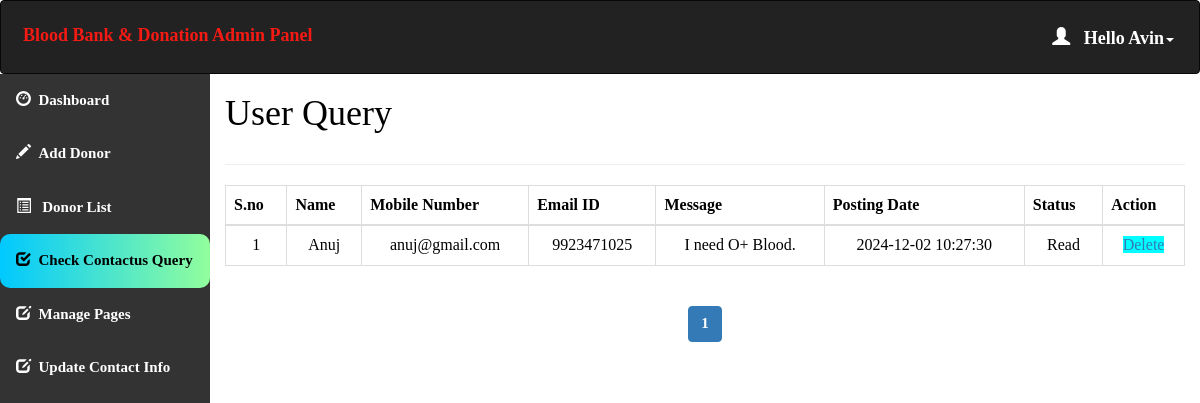
Page /admin/query.php (signed in) on the committed database.
### tables this page shows
create table contact_query(
query_id int auto_increment Not Null,
query_name varchar(100) NOT NULL,
query_mail varchar(120) NOT NULL,
query_number char(11) NOT NULL,
query_message longtext NOT NULL,
query_date timestamp NOT NULL DEFAULT CURRENT_TIMESTAMP,
query_status int(11) DEFAULT NULL,
Primary key(query_id)
);

### admin/query.php (the view, shortened to what this page needs)
<html>
<head>
  <link rel="stylesheet" href="https://maxcdn.bootstrapcdn.com/bootstrap/3.4.1/css/bootstrap.min.css">
</head>
<?php
include 'conn.php';
if (isset($_SESSION['loggedin']) && $_SESSION['loggedin'] == true) {
?>
<body style="color:black">
<div id="header">
  <?php include 'header.php'; ?>
</div>
<div id="sidebar">
  <?php $active = "query"; include 'sidebar.php'; ?>
</div>
<div id="content">
  <div class="content-wrapper">
    <div class="container-fluid">
      <div class="row">
        <div class="col-md-12 lg-12 sm-12">
          <h1 class="page-title">User Query</h1>
        </div>
      </div>
      <hr>
      <?php
        $limit = 10;
        if (isset($_GET['page'])) {
          $page = $_GET['page'];
        } else {
          $page = 1;
        }
        $offset = ($page - 1) * $limit;
        $count = $offset + 1;
        $sql = "SELECT * FROM contact_query LIMIT {$offset}, {$limit}";
        $result = mysqli_query($conn, $sql);
        if (mysqli_num_rows($result) > 0) {
      ?>
      <div class="table-responsive">
        <table class="table table-bordered" style="text-align:center">
          <thead>
            <tr>
              <th>S.no</th>
              <th>Name</th>
              <th>Mobile Number</th>
              <th>Email ID</th>
              <th>Message</th>
              <th>Posting Date</th>
              <th>Status</th>
              <th>Action</th>
            </tr>
          </thead>
          <tbody>
            <?php while($row = mysqli_fetch_assoc($result)) { ?>
            <tr>
              <td><?php echo $count++; ?></td>
              <td><?php echo $row['query_name']; ?></td>
              <td><?php echo $row['query_mail']; ?></td>
              <td><?php echo $row['query_number']; ?></td>
              <td><?php echo $row['query_message']; ?></td>
              <td><?php echo $row['query_date']; ?></td>
              <td>
                <?php if ($row['query_status'] == 1) { ?>
                <span>Read</span>
                <?php } else { ?>
                <a href="query.php?mark_read=<?php echo $row['query_id']; ?>">Pending</a>
                <?php } ?>
              </td>
              <td>
                <a style="background-color:aqua" href='delete_query.php?id=<?php echo $row['query_id']; ?>'>Delete</a>
              </td>
            </tr>
            <?php } ?>
          </tbody>
        </table>
      </div>
      <?php } else { ?>
      <div class="alert alert-danger">No queries found.</div>
      <?php } ?>
      <div class="table-responsive" style="text-align:center; align:center">
        <?php
          $sql1 = "SELECT * FROM contact_query";
          $result1 = mysqli_query($conn, $sql1);
          if (mysqli_num_rows($result1) > 0) {
            $total_records = mysqli_num_rows($result1);
            $total_page = ceil($total_records / $limit);
            echo '<ul class="pagination admin-pagination">';
            for ($i = 1; $i <= $total_page; $i++) {
              $active = ($i == $page) ? 'active' : '';
              echo '<li class="'.$active.'"><a href="query.php?page='.$i.'">'.$i.'</a></li>';
            }
            echo '</ul>';
          }
        ?>
      </div>
    </div>
  </div>
</div>
<?php } ?>
</body>
</html>

### admin/header.php (shortened to what this page needs)
<!DOCTYPE html>
<html>
<head>
  <link rel="stylesheet" href="https://maxcdn.bootstrapcdn.com/bootstrap/3.4.1/css/bootstrap.min.css">
</head>
<body>
<nav class="navbar navbar-inverse">
  <div class="container-fluid">
    <div class="navbar-header">
      <a class="navbar-brand" id="qq" href="dashboard.php" style="color:#F51A14;">Blood Bank & Donation Admin Panel</a>
    </div>
    <ul class="nav navbar-nav navbar-right">
      <li class="dropdown"><a class="dropdown-toggle" id="qw" data-toggle="dropdown" href="#" style="font-weight:bold;color:white "> <span class="glyphicon glyphicon-user"></span>&nbsp&nbsp
        <?php
        include 'conn.php';
        $username=$_SESSION['username'];
        $sql="select * from admin_info where admin_username='$username'";
        $result=mysqli_query($conn,$sql) or die("query failed.");
        $row=mysqli_fetch_assoc($result);
        echo "Hello ".$row['admin_name'];
       ?><span class="caret"></span></a>
    </li>
    </ul>
  </div>
</nav>
</body></html>

### admin/query.php (style rules this page uses)
#sidebar { position: relative; margin-top: -20px; }
#content { position: relative; margin-left: 210px; }

### admin/header.php (style rules this page uses)
.navbar { background-color: #333333 ; padding: 10px 10px; color:#FF0404 ; }
.navbar a { float: left; color: white; text-align: center; padding: 12px; text-decoration: none; font-size: 18px; line-height: 25px; }
.navbar-brand { font-size: 25px; font-weight: bold; }
.navbar a { float: none; display: block; text-align: left; }
.navbar-right { float: none; }

### admin/sidebar.php (style rules this page uses)
body { margin: 0; font-family: 'Averia Gruesa Libre';font-size: 15px; color:#F8F9F9; }

### rows in the picture
contact_query: query_name "Anuj", query_mail "anuj@gmail.com", query_number "9923471025", query_message "I need O+ Blood.", query_date "2024-12-02 10:27:30", query_status "Read"

### other values in the picture
$row['admin_name'] "Avin"
